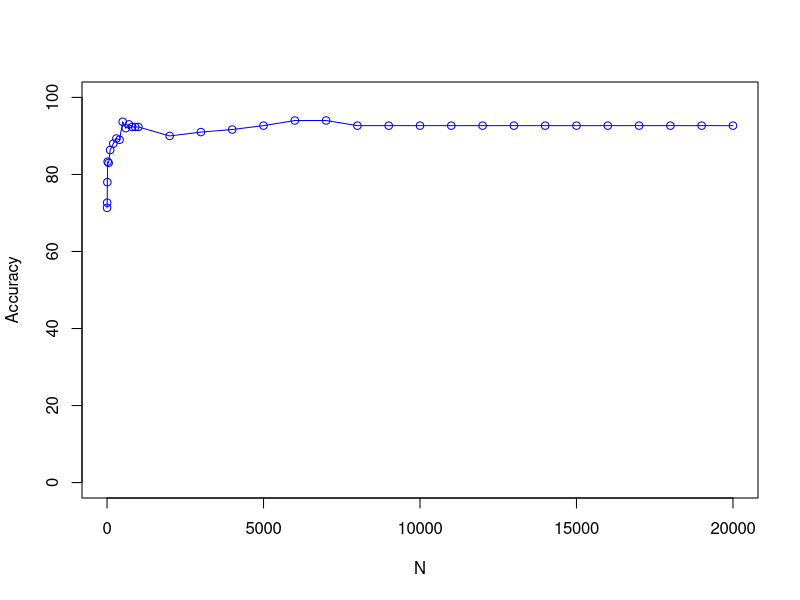

Recreate this plot in R.
 x <- c(1, 5, 10, 20, 50, 100, 200, 300, 400, 500, 600, 700, 800, 900, 1000, 2000, 3000, 4000, 5000, 6000, 7000, 8000, 9000, 10000, 11000, 12000, 13000, 14000, 15000, 16000, 17000, 18000, 19000, 20000)
 y <- c(71.33, 
72.67, 
78.00, 
83.33, 
83.00, 
86.33, 
88.00, 
89.33, 
89.00, 
93.67, 
92.00, 
93.00, 
92.33, 
92.33, 
92.33, 
90.00, 
91.00, 
91.67, 
92.67, 
94.00, 
94.00, 
92.67, 
92.67, 
92.67, 
92.67, 
92.67, 
92.67, 
92.67, 
92.67, 
92.67, 
92.67, 
92.67, 
92.67, 
92.67)
 plot(x, y, type='o', pch=1, col="blue", xlab="N", ylab="Accuracy", ylim=c(0, 100), xlim=c(0,20000))